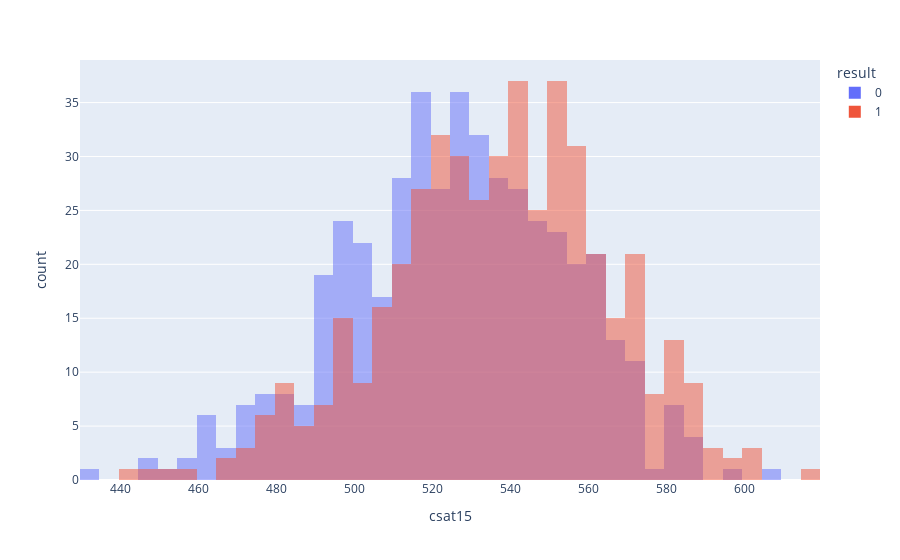

The code cell stored with this chart in its notebook:
### Markdown cell above
## Step 4: Hypothesis Testing

### Code cell
"""
Null Hypothesis : Higher csat15 score does not result in a win.
Alternative Hypothesis : Higher csat15 score results in a win.
"""

# only team data
team_data = lck_data.query('position == "team"').reset_index(drop=True)

team_data.groupby('gameid')['csat15'].max()
team_data['result']

fig = px.histogram(team_data, x='csat15', color='result', barmode='overlay')
fig.show()

loss_scores = team_data[team_data['result'] == 0]['csat15']
win_scores = team_data[team_data['result'] == 1]['csat15']

t_stat, p_value = ttest_ind(win_scores, loss_scores, equal_var=False)

print(f"T-statistic: {t_stat}, P-value: {p_value}")


"""
Since the p-value is < 0.05 the decision is to reject the null in favor of the alternate hypothesis. 
"""

### Figure 1 — Plotly figure (JSON) as saved in the notebook; plotly's stock layout.template omitted (floating-point values rounded to 4 significant figures; data arrays with more than 128 entries replaced by an {"elided": "..."} marker saying what was removed)
{"data": [{"alignmentgroup": "True", "bingroup": "x", "hovertemplate": "result=0<br>csat15=%{x}<br>count=%{y}<extra></extra>", "legendgroup": "0", "marker": {"color": "#636efa", "opacity": 0.5, "pattern": {"shape": ""}}, "name": "0", "offsetgroup": "0", "orientation": "v", "showlegend": true, "type": "histogram", "x": {"elided": "467 int values"}, "xaxis": "x", "yaxis": "y"}, {"alignmentgroup": "True", "bingroup": "x", "hovertemplate": "result=1<br>csat15=%{x}<br>count=%{y}<extra></extra>", "legendgroup": "1", "marker": {"color": "#EF553B", "opacity": 0.5, "pattern": {"shape": ""}}, "name": "1", "offsetgroup": "1", "orientation": "v", "showlegend": true, "type": "histogram", "x": {"elided": "467 int values"}, "xaxis": "x", "yaxis": "y"}], "layout": {"autosize": true, "barmode": "overlay", "legend": {"title": {"text": "result"}, "tracegroupgap": 0}, "margin": {"t": 60}, "xaxis": {"anchor": "y", "autorange": true, "domain": [0, 1], "range": [429.5, 619.5], "title": {"text": "csat15"}, "type": "linear"}, "yaxis": {"anchor": "x", "autorange": true, "domain": [0, 1], "range": [0, 38.95], "title": {"text": "count"}}}}
